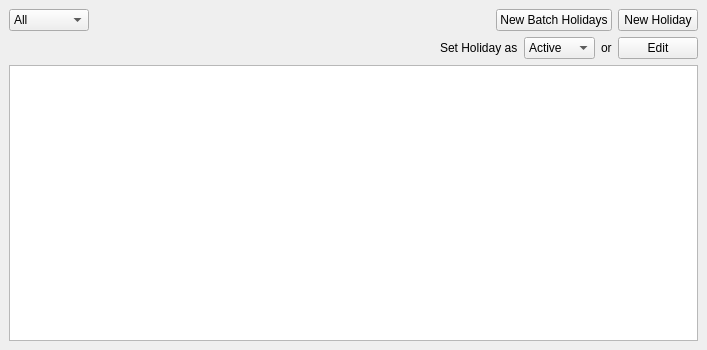
<?xml version="1.0" encoding="UTF-8"?>
<ui version="4.0">
 <class>HolidayListingWidget</class>
 <widget class="QWidget" name="HolidayListingWidget">
  <property name="geometry">
   <rect>
    <x>0</x>
    <y>0</y>
    <width>707</width>
    <height>350</height>
   </rect>
  </property>
  <property name="windowTitle">
   <string>Form</string>
  </property>
  <layout class="QVBoxLayout" name="verticalLayout">
   <property name="leftMargin">
    <number>0</number>
   </property>
   <property name="topMargin">
    <number>0</number>
   </property>
   <property name="rightMargin">
    <number>0</number>
   </property>
   <property name="bottomMargin">
    <number>0</number>
   </property>
   <item>
    <widget class="QStackedWidget" name="swHoliday">
     <widget class="QWidget" name="pgHolidayListing">
      <layout class="QVBoxLayout" name="verticalLayout_3">
       <item>
        <layout class="QHBoxLayout" name="horizontalLayout_2">
         <item>
          <widget class="QComboBox" name="cbxFilter">
           <item>
            <property name="text">
             <string>All</string>
            </property>
           </item>
           <item>
            <property name="text">
             <string>This year</string>
            </property>
           </item>
           <item>
            <property name="text">
             <string>Last year</string>
            </property>
           </item>
          </widget>
         </item>
         <item>
          <spacer name="horizontalSpacer">
           <property name="orientation">
            <enum>Qt::Horizontal</enum>
           </property>
           <property name="sizeHint" stdset="0">
            <size>
             <width>40</width>
             <height>20</height>
            </size>
           </property>
          </spacer>
         </item>
         <item>
          <widget class="QPushButton" name="btnBatchNew">
           <property name="text">
            <string>New Batch Holidays</string>
           </property>
          </widget>
         </item>
         <item>
          <widget class="QPushButton" name="btnNew">
           <property name="text">
            <string>New Holiday</string>
           </property>
          </widget>
         </item>
        </layout>
       </item>
       <item>
        <layout class="QHBoxLayout" name="horizontalLayout">
         <item>
          <spacer name="horizontalSpacer_2">
           <property name="orientation">
            <enum>Qt::Horizontal</enum>
           </property>
           <property name="sizeHint" stdset="0">
            <size>
             <width>40</width>
             <height>20</height>
            </size>
           </property>
          </spacer>
         </item>
         <item>
          <widget class="QLabel" name="label">
           <property name="text">
            <string>Set Holiday as</string>
           </property>
          </widget>
         </item>
         <item>
          <widget class="QComboBox" name="cbxStatus">
           <item>
            <property name="text">
             <string>Active</string>
            </property>
           </item>
           <item>
            <property name="text">
             <string>Inactive</string>
            </property>
           </item>
          </widget>
         </item>
         <item>
          <widget class="QLabel" name="label_2">
           <property name="text">
            <string>or</string>
           </property>
          </widget>
         </item>
         <item>
          <widget class="QPushButton" name="btnEdit">
           <property name="text">
            <string>Edit</string>
           </property>
          </widget>
         </item>
        </layout>
       </item>
       <item>
        <widget class="QTableView" name="tblListHolidays">
         <property name="sizeAdjustPolicy">
          <enum>QAbstractScrollArea::AdjustToContents</enum>
         </property>
        </widget>
       </item>
      </layout>
     </widget>
    </widget>
   </item>
  </layout>
 </widget>
 <resources/>
 <connections/>
</ui>
